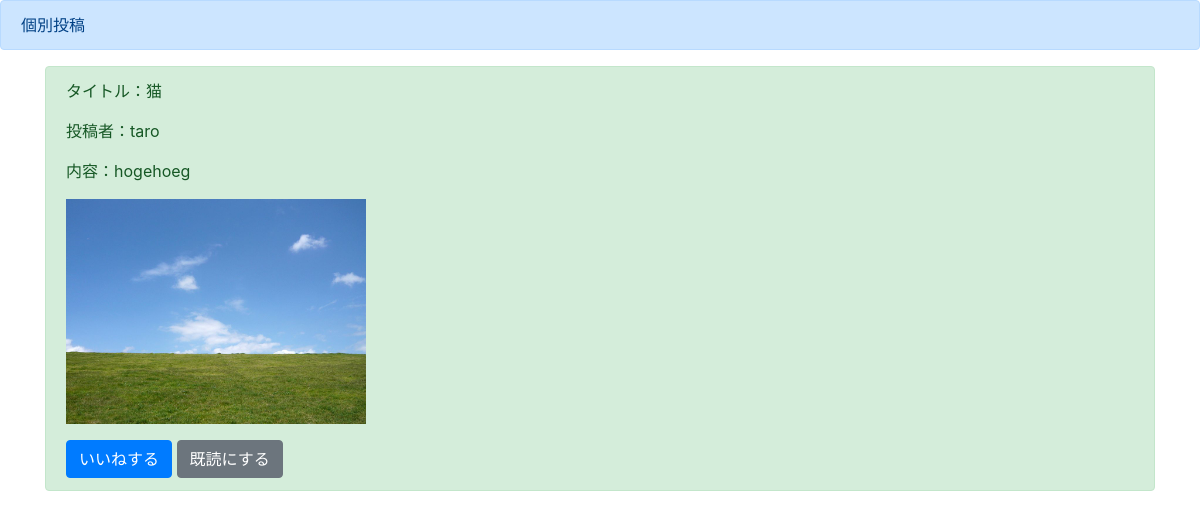
/detail/1, run on the app's committed database.
### boardapp/models.py (models this page shows)
class BoardModel(models.Model):
    title = models.CharField(max_length=100)
    content = models.TextField()
    author = models.CharField(max_length=100)
    images = models.ImageField(upload_to='')
    good = models.IntegerField(null=True, blank=True, default=0)
    read = models.IntegerField(null=True, blank=True, default=0)
    readtext = models.CharField(max_length=100, null=True, blank=True, default='a')

### boardapp/views.py (the view)
# urls.py: path('detail/<int:pk>', detailfunc, name='detail'),
def detailfunc(request, pk):
    object = BoardModel.objects.get(pk=pk)
    return render(request, 'detail.html', {'object':object})

### templates/detail.html (shortened to what this page needs)
{% extends 'base.html' %}
{% block header %}
<div class="alert alert-primary" role="alert">
 個別投稿
</div>
{% endblock header %}
{% block content %}
<div class='container'>
    <div class="alert alert-success" role="alert">
        <p>タイトル：{{object.title}}</p>
        <p>投稿者：{{object.author}}</p>
        <p>内容：{{object.content}}</p>
        <p><img src='{{object.images.url}}' width=300></p>
        <a href="{% url 'good' object.pk %}" class="btn btn-primary" role="button" aria-pressed="true">いいねする</a>
        <a href="{% url 'read' object.pk %}" class="btn btn-secondary" role="button" aria-pressed="true">既読にする</a>
    </div>
</div>
{% endblock content %}

### data on the page
BoardModel: title "猫", author "taro", content "hogehoeg", images (picture)
